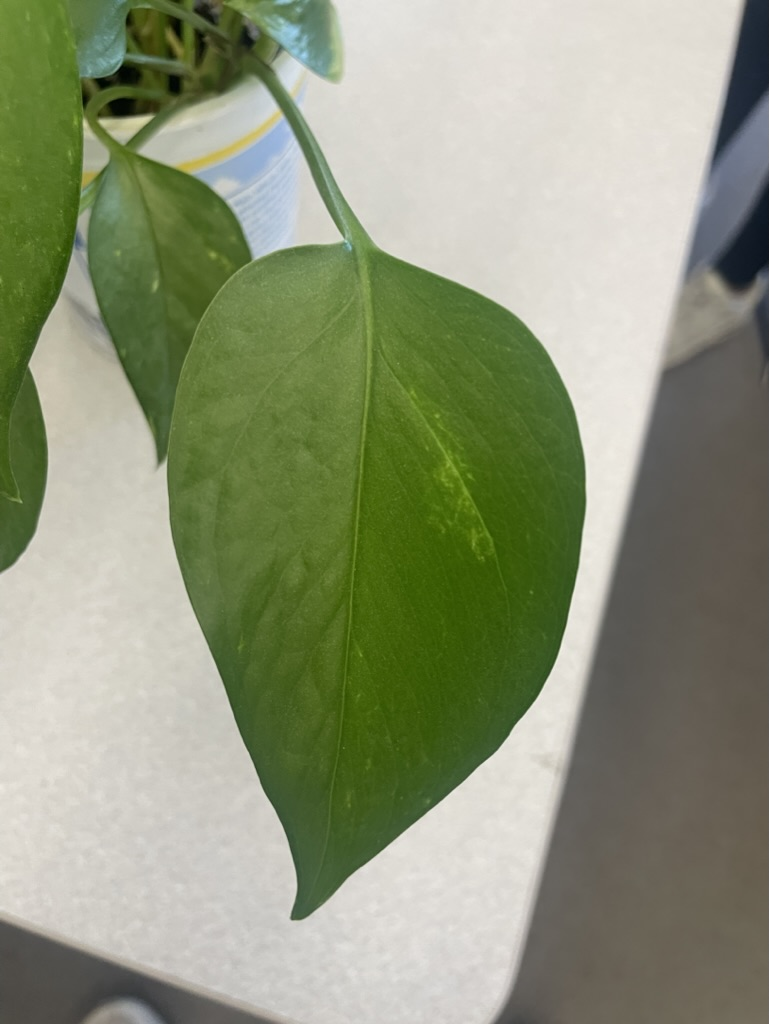
#> input picture imaging/photos/happy.jpeg, 769 x 1024 px, found by its file name; its folder holds only this picture in this run
$ python hsv.py
#> lines starting #> are read from the running program, lines starting #| are printed output that depends on the picture
import cv2
import os

# Assuming 'imaging' is in the current working directory, adjust if it's located elsewhere
base_dir = os.path.join(os.getcwd(), 'imaging')

# Define the directories relative to the base directory
input_dir = os.path.join(base_dir, 'photos')
output_dir = os.path.join(base_dir, 'hsv_processed')

# Ensure the output directory exists
if not os.path.exists(output_dir):
    os.makedirs(output_dir)

# Iterate over each image in the input directory
for filename in os.listdir(input_dir):
    if filename.endswith(('.png', '.jpg', '.jpeg')):
        # Construct the full file path
        filepath = os.path.join(input_dir, filename)

        # Load the image
        image = cv2.imread(filepath)
#> image is the input picture: shape (1024, 769, 3); mean B, G, R 120.9, 148.7, 141.3

        # Convert the image to HSV
        hsv_image = cv2.cvtColor(image, cv2.COLOR_BGR2HSV)
#> hsv_image: shape (1024, 769, 3); mean H, S, V 32.3, 71, 151.3

        # Split the HSV components
        h, s, v = cv2.split(hsv_image)
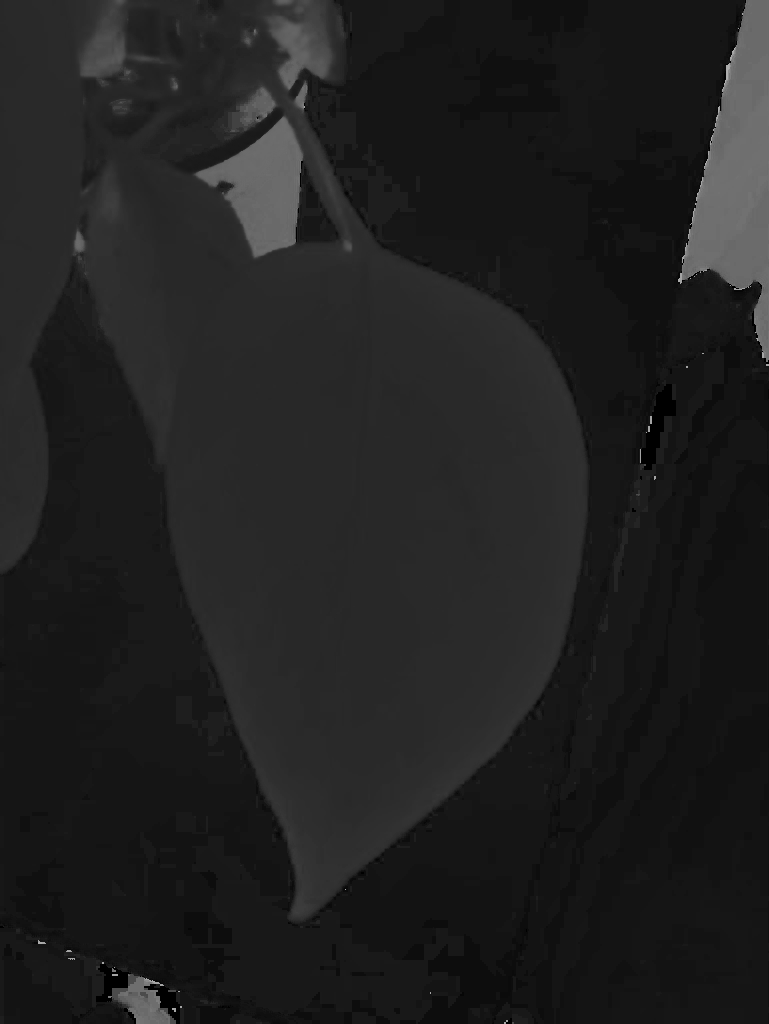
#> h: shape (1024, 769); min 0, max 177, mean 32.3
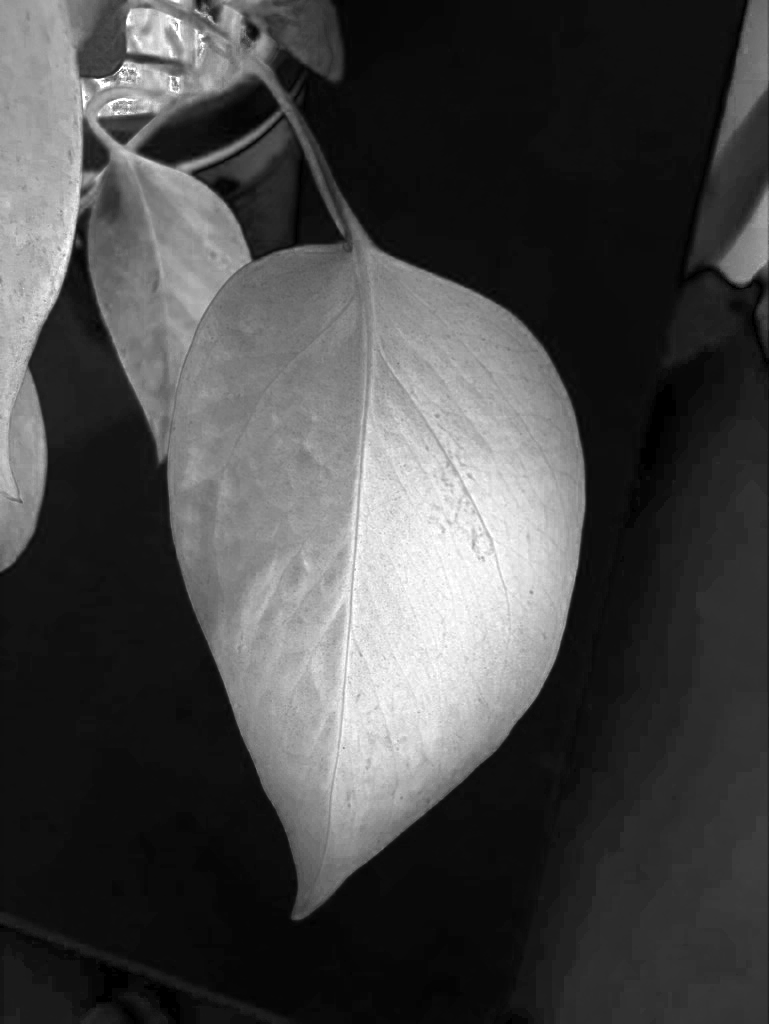
#> s: shape (1024, 769); min 0, max 255, mean 71
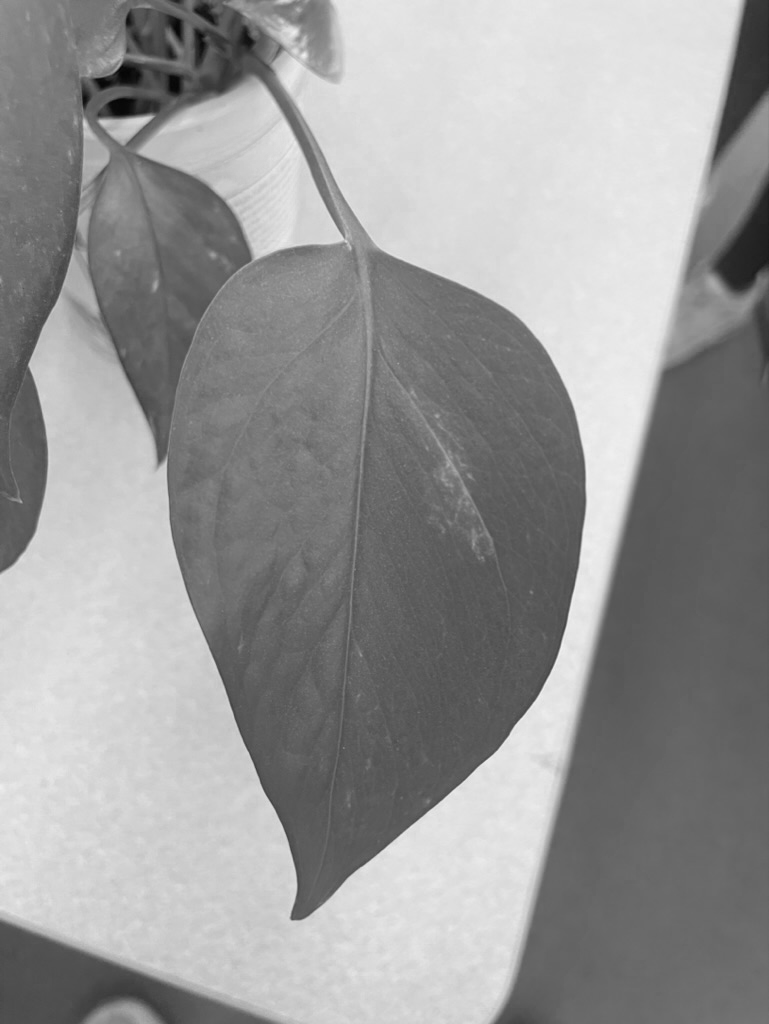
#> v: shape (1024, 769); min 3, max 243, mean 151.3

        # Convert each component to a 3-channel grayscale image for visualization
        h_gray = cv2.merge([h, h, h])
#> h_gray: shape (1024, 769, 3); mean H, S, V 32.3, 32.3, 32.3
        s_gray = cv2.merge([s, s, s])
#> s_gray: shape (1024, 769, 3); mean H, S, V 71, 71, 71
        v_gray = cv2.merge([v, v, v])
#> v_gray: shape (1024, 769, 3); mean H, S, V 151.3, 151.3, 151.3

        # Save the Hue component grayscale image
        h_output_path = os.path.join(output_dir, f'hue_{filename}')
        cv2.imwrite(h_output_path, h_gray)

        # Save the Saturation component grayscale image
        s_output_path = os.path.join(output_dir, f'saturation_{filename}')
        cv2.imwrite(s_output_path, s_gray)

        # Save the Value component grayscale image
        v_output_path = os.path.join(output_dir, f'value_{filename}')
        cv2.imwrite(v_output_path, v_gray)

print("Processing completed.")

$ run again, on imaging/photos/sad.jpeg
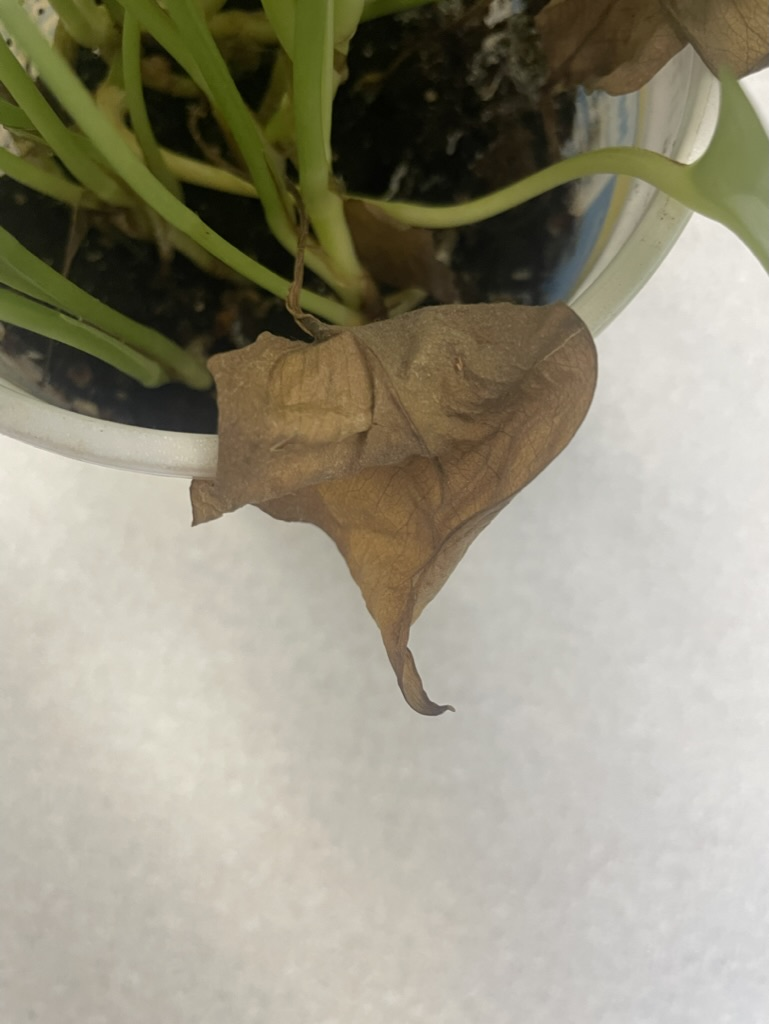
#> input picture imaging/photos/sad.jpeg, 769 x 1024 px, found by its file name
#> image is the input picture: shape (1024, 769, 3); mean B, G, R 128.2, 146.5, 151
#> hsv_image: shape (1024, 769, 3); mean H, S, V 24.4, 63.2, 151.7
#> `h, s, v = cv2.split(hsv_image)`:
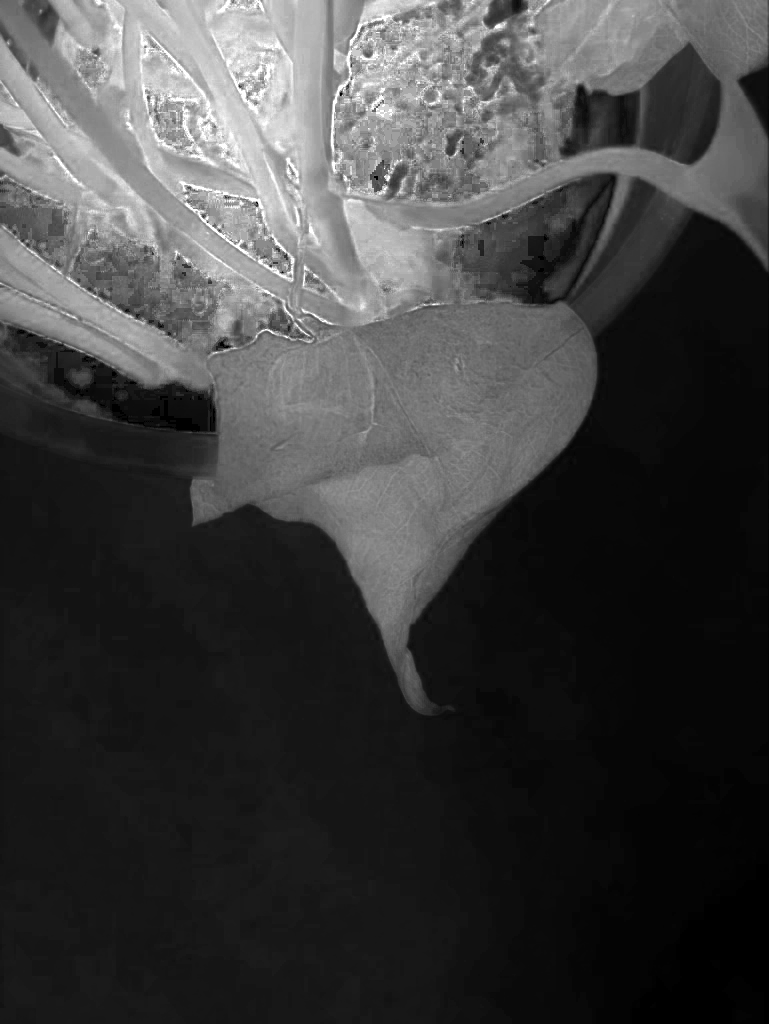
#> s: shape (1024, 769); min 0, max 255, mean 63.2
#> `h, s, v = cv2.split(hsv_image)`:
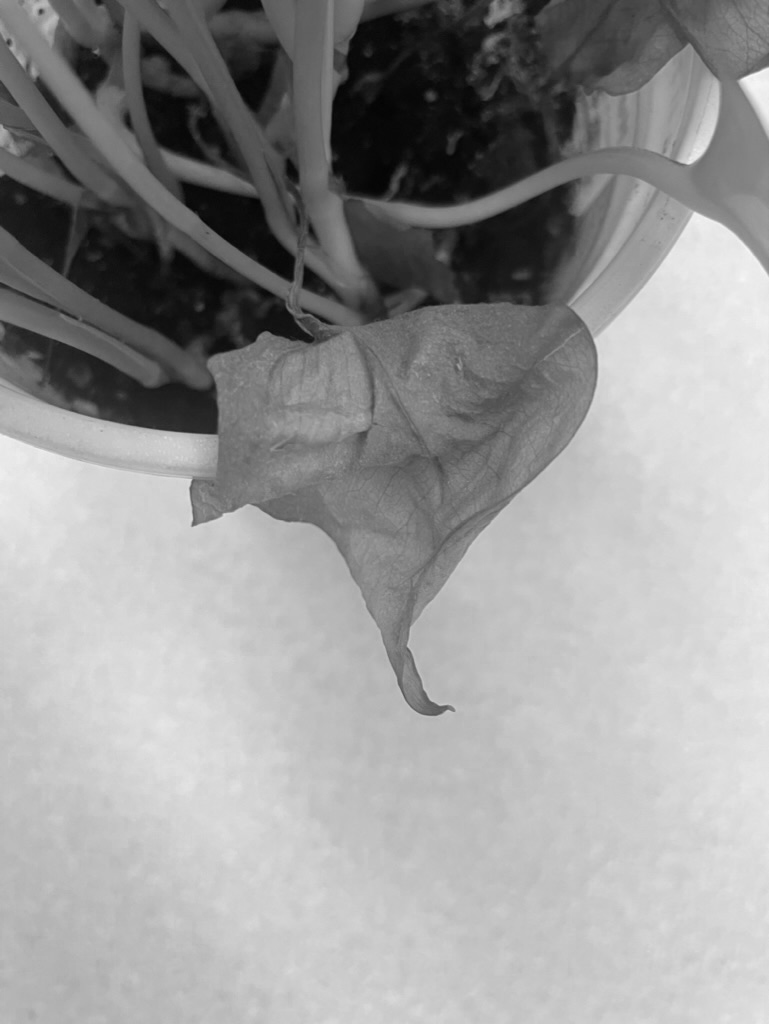
#> v: shape (1024, 769); min 2, max 248, mean 151.7
#> h_gray: shape (1024, 769, 3); mean H, S, V 24.4, 24.4, 24.4
#> s_gray: shape (1024, 769, 3); mean H, S, V 63.2, 63.2, 63.2
#> v_gray: shape (1024, 769, 3); mean H, S, V 151.7, 151.7, 151.7
